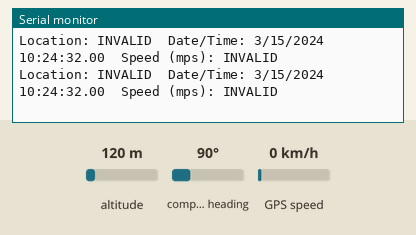
Recording of a program running on a simulated ESP32-S3. On the bench: the last lines printed to the serial monitor. Inputs (shaded band) come from the test bench; at power-on: GPS speed 0 km/h, altitude 120 m, compass heading 90°. The GPS gets a fix after 3 s at 37.7749, -122.4194 with 8 satellites.

Above: at 2.2 s.
2.3 s: GPS speed set to 2 km/h
At 3.8 s:
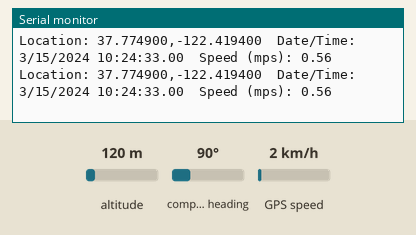
5.5 s: GPS speed set to 30 km/h
At 6.8 s:
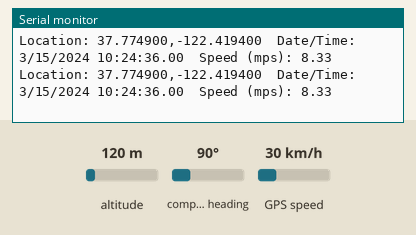

Measured:
- after the input at 2.3 s, the serial monitor: prints a new line after 0.71 s (image 1)
- after the input at 5.5 s, the serial monitor: prints a new line after 0.51 s (image 2)

The program:

main.cpp
```cpp
#include <Arduino.h>
#include <TinyGPS++.h>

TinyGPSPlus gps;
double lat, lng, speed;

void displayInfo()
{
  Serial.print(F("Location: "));
  if (gps.location.isValid())
  {
    Serial.print(gps.location.lat(), 6);
    Serial.print(F(","));
    Serial.print(gps.location.lng(), 6);
  }
  else
  {
    Serial.print(F("INVALID"));
  }

  Serial.print(F("  Date/Time: "));
  if (gps.date.isValid())
  {
    Serial.print(gps.date.month());
    Serial.print(F("/"));
    Serial.print(gps.date.day());
    Serial.print(F("/"));
    Serial.print(gps.date.year());
  }
  else
  {
    Serial.print(F("INVALID"));
  }

  Serial.print(F(" "));
  if (gps.time.isValid())
  {
    if (gps.time.hour() < 10) Serial.print(F("0"));
    Serial.print(gps.time.hour());
    Serial.print(F(":"));
    if (gps.time.minute() < 10) Serial.print(F("0"));
    Serial.print(gps.time.minute());
    Serial.print(F(":"));
    if (gps.time.second() < 10) Serial.print(F("0"));
    Serial.print(gps.time.second());
    Serial.print(F("."));
    if (gps.time.centisecond() < 10) Serial.print(F("0"));
    Serial.print(gps.time.centisecond());
  }
  else
  {
    Serial.print(F("INVALID"));
  }

  Serial.print(F("  Speed (mps): "));
  if (gps.speed.isValid())
  {
    Serial.print(gps.speed.mps());
  }
  else
  {
    Serial.print(F("INVALID"));
  }

  Serial.println();
}

void setup() {
  Serial2.begin(9600, SERIAL_8N1, 21, 26);
  Serial.begin(115200);

  delay(1000);
}

void loop() {
  while (Serial2.available() > 0)
    if (gps.encode(Serial2.read()))
    {
      displayInfo();
    }

  if (millis() > 5000 && gps.charsProcessed() < 10)
  {
    Serial.println(F("No GPS detected: check wiring."));
    while (true);
	}
}
```
